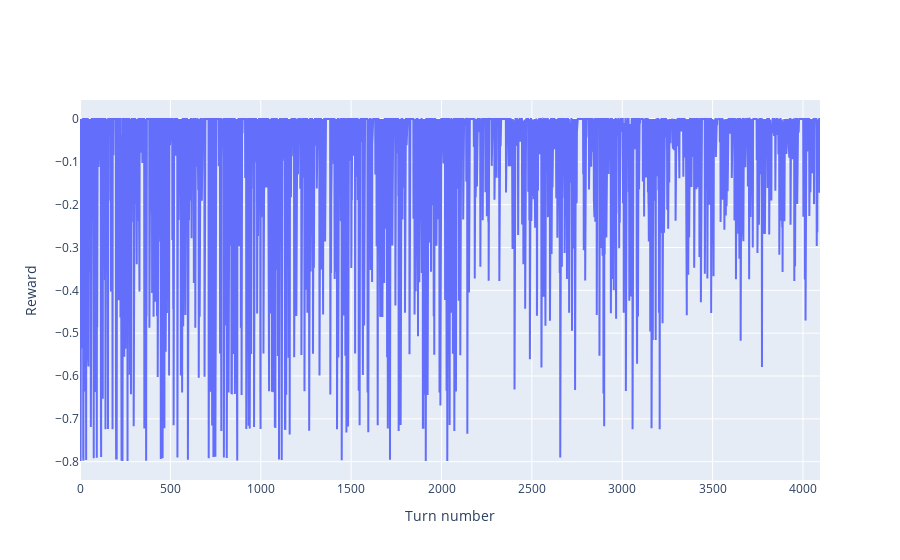

Write notebook code for a chart like this one.
### Code cell
experiment.reward_plot(trader)

### Figure 1 — Plotly figure (JSON) as saved in the notebook; plotly's stock layout.template omitted (floating-point values rounded to 4 significant figures; data arrays with more than 128 entries replaced by an {"elided": "..."} marker saying what was removed)
{"data": [{"type": "scatter", "y": {"elided": "4095 float values"}}], "layout": {"xaxis": {"title": {"text": "Turn number"}}, "yaxis": {"title": {"text": "Reward"}}}}
